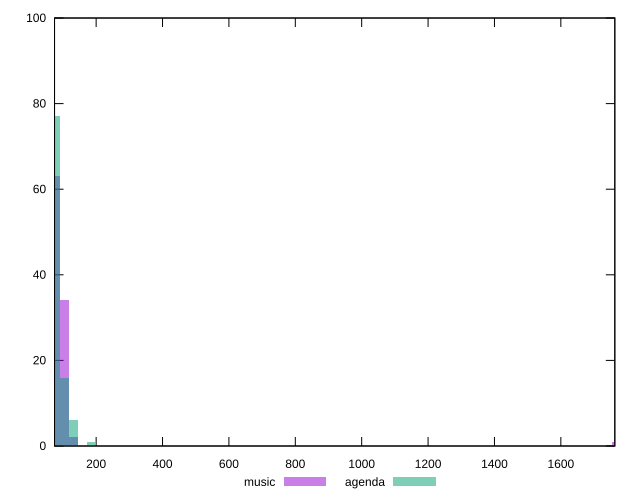

Here is the gnuplot script that generated this plot:
reset

$music <<EOF
1767.8658400480454 1
79.1581719424498 63
105.54422925659972 34
131.93028657074964 2
EOF

$agenda <<EOF
184.70240119904952 1
79.1581719424498 77
131.93028657074964 6
105.54422925659972 16
EOF

set key outside below
set boxwidth 26.38605731414993
set xrange [74.642:1762.618]
set yrange [0:100]
set trange [0:100]
set style fill transparent solid 0.5 noborder
set terminal svg size 640, 500 enhanced background rgb 'white'
set output "reports/report_00031_2021-02-24T23-18-18.084Z/server-response-time/comparison/histogram/0_vs_1.svg"

plot $music title "music" with boxes, \
     $agenda title "agenda" with boxes

reset
